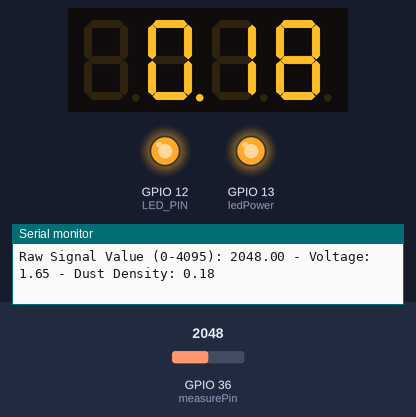
A sketch run on a simulated ESP32. Shown: 4-digit seven-segment display, output pins drawn as LEDs (lit = HIGH), the last lines printed to the serial monitor. The inputs (shaded band) are chosen by the test bench; at power-on: GPIO 36 (measurePin) = 2048.

Above: at 1.2 s.
1.3 s: GPIO 36 (measurePin) set to 783
At 2.5 s:
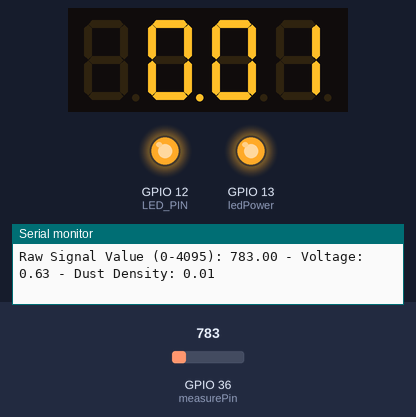
2.8 s: GPIO 36 (measurePin) set to 672
4.4 s: GPIO 36 (measurePin) set to 491
At 5.3 s:
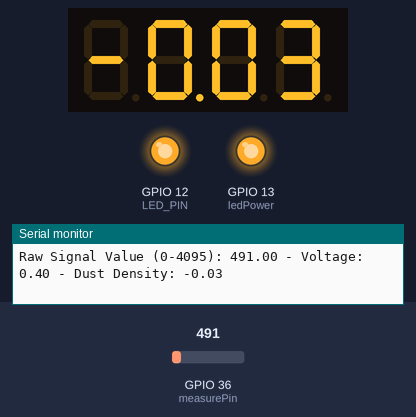
5.9 s: GPIO 36 (measurePin) set to 2047
At 7.1 s:
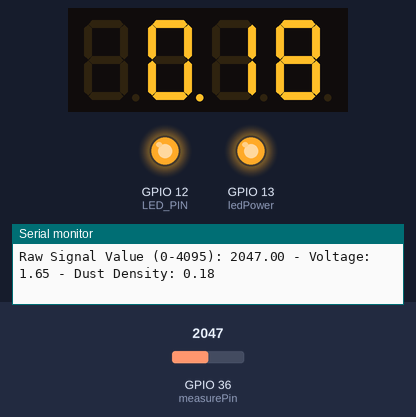
7.4 s: GPIO 36 (measurePin) set to 215
At 11.1 s:
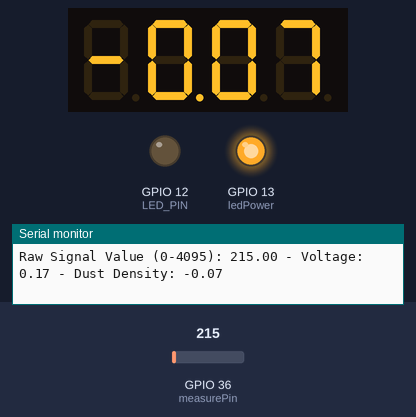
Timing chart, 0 to 11.4 s (numbered marks = the images above; inputs shaded):
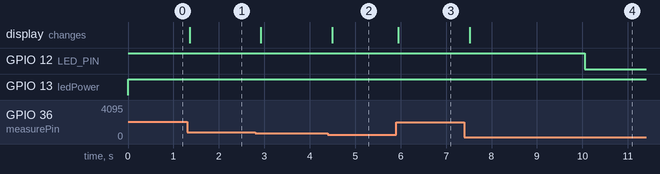

Measured:
- after the input at 1.3 s, the display: changes after 0.05 s (image 1)
- after the input at 4.4 s, the display: changes after 0.09 s (image 2)
- after the input at 5.9 s, the display: changes after 0.05 s (image 3)
- after the input at 7.4 s, the display: changes after 0.12 s (image 4)

The sketch:

dustsensor.ino
```cpp
/*
Particle Sensor
v.1
auth:MVR
*/

#include <Adafruit_GFX.h>
#include "Adafruit_LEDBackpack.h"
Adafruit_7segment matrix = Adafruit_7segment();

// use first channel of 16 channels (started from zero)
#define LEDC_CHANNEL_0     0
// use 13 bit precission for LEDC timer
#define LEDC_TIMER_13_BIT  8
// use 5000 Hz as a LEDC base frequency
#define LEDC_BASE_FREQ     1000
#define LED_PIN            12

int measurePin = A0;
int ledPower = 13;

int samplingTime = 280;
int deltaTime = 40;
int sleepTime = 9680;
float microVolt = 3.3;
float voMeasured = 0;
float calcVoltage = 0;
float dustDensity = 0;

void setup(){
  Serial.begin(9600);
  ledcSetup(LEDC_CHANNEL_0, LEDC_BASE_FREQ, LEDC_TIMER_13_BIT);
  ledcAttachPin(LED_PIN, LEDC_CHANNEL_0);
  pinMode(ledPower,OUTPUT);
  matrix.begin(0x70);
}

void loop(){
  runPump(10000, 255); //in millisec
  int currentMillis = millis();
  while (millis()<currentMillis+10000){
    runMeasurement();
    delay(100);
  }
}

void ledcAnalogWrite(uint8_t channel, uint32_t value, uint32_t valueMax = 255) {
  // calculate duty, 8191 from 2 ^ 13 - 1
  uint32_t duty = (8191 / valueMax) * min(value, valueMax);

  // write duty to LEDC
  ledcWrite(channel, duty);
}

void runPump(int runtime, int speed){
ledcAnalogWrite(LEDC_CHANNEL_0, speed);
int currentMillis = millis();
  while (millis()<currentMillis+runtime){
    runMeasurement();
    delay(100);
  }
ledcAnalogWrite(LEDC_CHANNEL_0, 0);
}

void runMeasurement() {
  digitalWrite(ledPower,LOW); // power on the LED
  delayMicroseconds(samplingTime);
  voMeasured = analogRead(measurePin); // read the dust value
  delayMicroseconds(deltaTime);
  digitalWrite(ledPower,HIGH); // turn the LED off
  delayMicroseconds(sleepTime);

  // 0 - microVolt mapped to 0 - 4095 integer values
  // recover voltage
  calcVoltage = voMeasured * (microVolt / 4096);

  // linear eqaution taken from http://www.howmuchsnow.com/arduino/airquality/
  // Chris Nafis (c) 2012
  dustDensity = 0.17 * calcVoltage - 0.1;

  Serial.print("Raw Signal Value (0-4095): ");
  Serial.print(voMeasured);

  Serial.print(" - Voltage: ");
  Serial.print(calcVoltage);

  Serial.print(" - Dust Density: ");
  Serial.println(dustDensity);
  matrix.print(dustDensity);
  matrix.writeDisplay();
}
```
